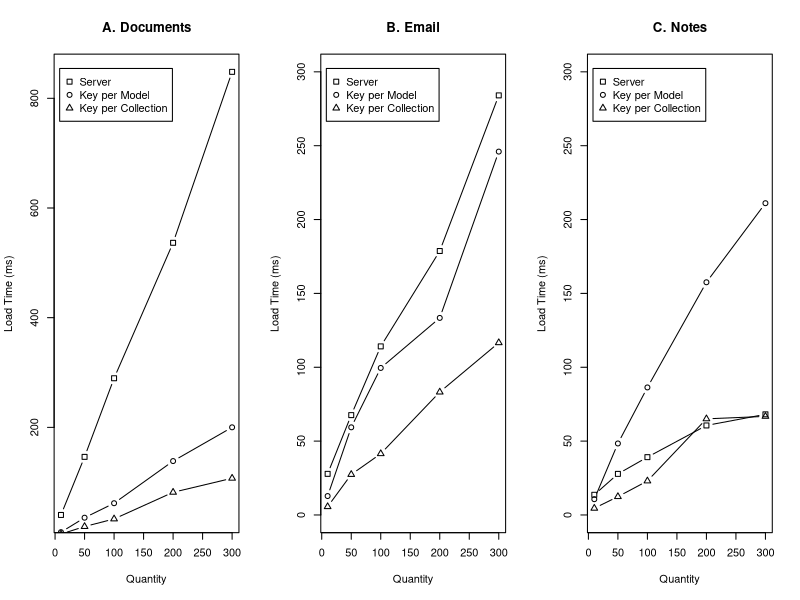
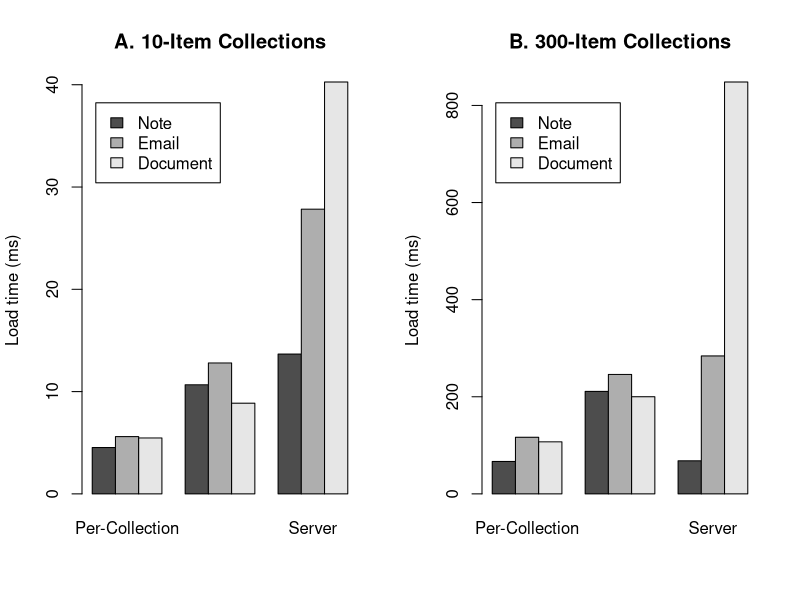
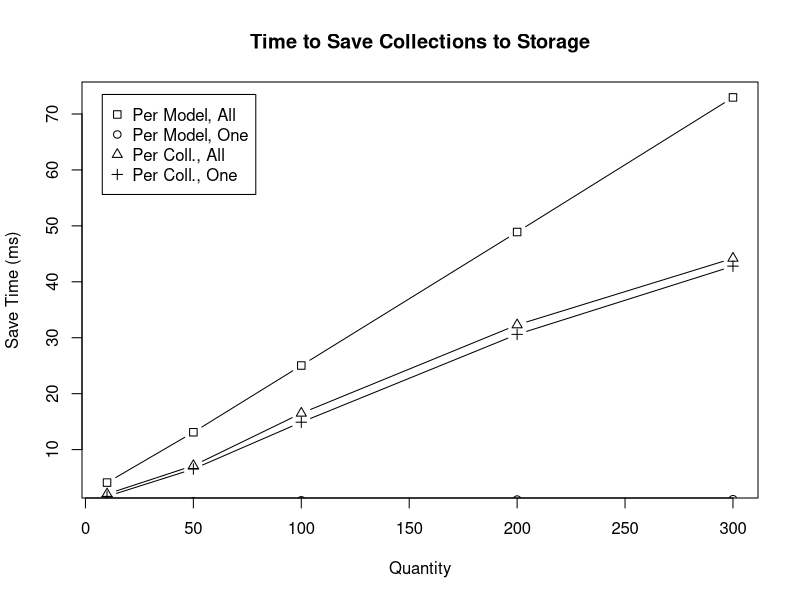

Recreate these plots in R, in order.
quantities <- c(10, 50, 100, 200, 300)

doc.server  <- c(40.267, 146.167, 289.534, 536.5, 848.234)
mail.server <- c(27.834, 67.6, 114.133, 178.7, 284.067)
note.server <- c(13.667, 27.8, 39.133, 60.6, 68.133)

doc.one  <- c(5.467, 19.133, 33.0, 81.6, 107.2)
mail.one <- c(5.6, 27.4, 41.467, 83.2, 116.6)
note.one <- c(4.53, 12.4, 23.0, 65.067, 66.733)

doc.each  <- c(8.867, 35.267, 61.667, 138.533, 200.067)
mail.each <- c(12.8, 59.333, 99.533, 133.400, 246.0)
note.each <- c(10.667, 48.4, 86.333, 157.533, 211.067)

# Plots for load times as fn of size of collection (# of items)
par(mfrow=c(1,3))
# Plot for Docs
plot(quantities, doc.server, type='b', pch=0, xlab='Quantity', ylab='Load Time (ms)', main='A. Documents')
lines(quantities, doc.each, type='b', pch=1)
lines(quantities, doc.one, type='b', pch=2)
legend('topleft', legend=c('Server', 'Key per Model', 'Key per Collection'), pch=c(0, 1, 2), inset=0.03)

# Plot for Mail
plot(quantities, mail.server, type='b', pch=0, xlab='Quantity', ylab='Load Time (ms)', main='B. Email', ylim=c(0, 300))
lines(quantities, mail.each, type='b', pch=1)
lines(quantities, mail.one, type='b', pch=2)
legend('topleft', legend=c('Server', 'Key per Model', 'Key per Collection'), pch=c(0, 1, 2), inset=0.03)

# Plot for Notes
plot(quantities, note.server, type='b', pch=0, xlab='Quantity', ylab='Load Time (ms)', main='C. Notes', ylim=c(0, 300))
lines(quantities, note.each, type='b', pch=1)
lines(quantities, note.one, type='b', pch=2)
legend('topleft', legend=c('Server', 'Key per Model', 'Key per Collection'), pch=c(0, 1, 2), inset=0.03)



# Bar plots for by-size data
bar.one.10    <- c(4.53, 5.6, 5.467)
bar.each.10   <- c(10.667, 12.8, 8.867)
bar.server.10 <- c(13.667, 27.834, 40.267)
bar.10 <- data.frame(one=bar.one.10, each=bar.each.10, server=bar.server.10)

bar.one.300    <- c(66.733, 116.6, 107.2)
bar.each.300   <- c(211.067, 246, 200.067)
bar.server.300 <- c(68.133, 284.067, 848.234)
bar.300 <- data.frame(one=bar.one.300, each=bar.each.300, server=bar.server.300)

# Plots!
par(mfrow=c(1,2))

barplot(as.matrix(bar.10), names=c('Per-Collection', 'Per-Model', 'Server'), beside=T, legend.text=c('Note', 'Email', 'Document'), ylab='Load time (ms)', main='A. 10-Item Collections', args.legend=list(x='topleft', inset=0.05))
barplot(as.matrix(bar.300), names=c('Per-Collection', 'Per-Model', 'Server'), beside=T, legend.text=c('Note', 'Email', 'Document'), ylab='Load time (ms)', main='B. 300-Item Collections', args.legend=list(x='topleft', inset=0.05))



# Save time data
each.all <- c(4.1, 13.1, 25.033, 48.9, 72.967)
each.one <- c(0.7, 0.733, 0.933, 1.067, 1.133)
one.all <- c(2.067, 7.133, 16.5, 32.3, 44.2)
one.one <- c(1.633, 6.533, 14.9, 30.6, 42.8)

par(mfrow=c(1,1))
plot(quantities, each.all, type='b', pch=0, xlab='Quantity', ylab='Save Time (ms)', main='Time to Save Collections to Storage')
lines(quantities, each.one, type='b', pch=1)
lines(quantities, one.all, type='b', pch=2)
lines(quantities, one.one, type='b', pch=3)
legend('topleft', legend=c('Per Model, All', 'Per Model, One', 'Per Coll., All', 'Per Coll., One'), pch=c(0, 1, 2, 3), inset=0.03)